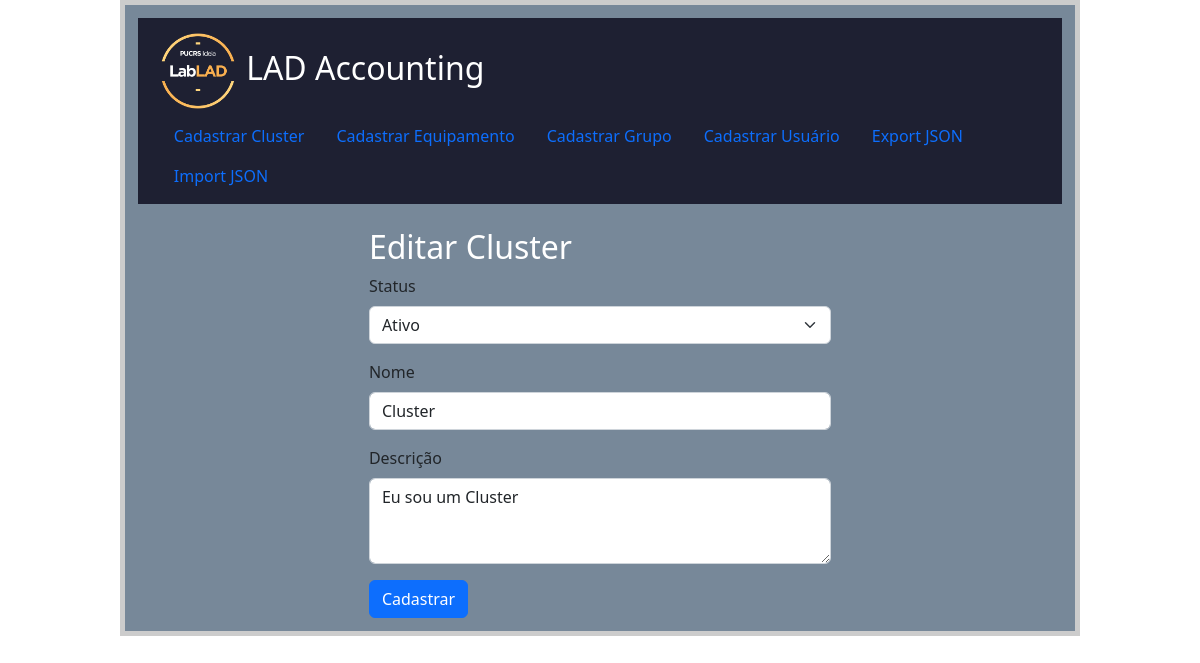
Screenshot of /cluster/Cluster with the database file from the repository.
### app.py (models this page shows)
class BaseModel(Model):
    class Meta:
        database = database

class Cluster(BaseModel):
    name = CharField(unique=True)
    description = TextField()
    date_beg = DateField()
    date_end = DateField()
    status = BooleanField()

### app.py (the view, shortened to what this page needs)
@app.route('/cluster/<clusterName>', methods=['GET', 'POST'])
def cluster(clusterName=None):
    msg=None
    if clusterName == 'cadastro':
        if request.method == 'POST' and request.form['cluster_name']:
            try:
                with database.atomic():
                    Cluster.create(
                        name=request.form['cluster_name'],
                        description=request.form['description'],
                        date_beg=datetime.now().strftime('%d-%m-%Y'),
                        date_end='',
                        status=True
                    )
                return redirect(url_for('homepage'))
            except IntegrityError:
                msg='Cluster já existe'
        return render_template('cluster.html', clusterName='cadastro', msg=msg)
    else:
        if clusterName:
            cluster = get_object_or_404(Cluster, Cluster.name == clusterName)
        return render_template('cluster.html', cluster=cluster, msg=msg)

### app.py (called while the page is built)
def get_object_or_404(model, *expressions):
    try:
        return model.get(*expressions)
    except model.DoesNotExist:
        abort(404)

@app.before_request
def before_request():
    g.db = database
    g.db.connect()

@app.after_request
def after_request(response):
    g.db.close()
    return response

### templates/cluster.html (shortened to what this page needs)
{% extends "layout.html" %}
{% block body %}
<div class="cadastro">
  {% if cluster %}
      <h2>Editar {{ cluster.name }}</h2>
  {% else %}
      <h2>Cadastrar cluster</h2>
  {% endif %}
  <form action="{% if cluster %} {{ url_for('cluster', clusterName=cluster.name) }} {% else %} {{ url_for('cluster', clusterName='cadastro') }} {% endif %}" method=post>
    <div class="mb-3">
      {% if cluster %}
        <label class="form-label">Status</label>
        <select class="mb-3 form-select" aria-label="Default select example" name="status">
            {% if cluster.status %}
              <option selected value="ativar">Ativo</option>
            {% else %}
              <option value="ativar">Ativo</option>
              <option selected value="desativar">Inativo</option>
            {% endif %}
        </select>
      {% endif %}
      <label class="form-label">Nome</label>
      <input type="text" class="mb-3 form-control" id="floatingInputInvalid" name=cluster_name value="{% if cluster %}{{ cluster.name }}{% endif %}">
      <label class="form-label">Descrição</label>
      <textarea class="form-control" id="exampleFormControlTextarea1" name=description rows="3">{% if cluster %}{{ cluster.description }}{% endif %}</textarea>
    </div>
    <button type="submit" class="btn btn-primary">Cadastrar</button>
  </form>
</div>
{% endblock %}

### static/style.css (style rules this page uses)
body { font-family: sans-serif; background: #eee; }
h2 { font-size: 1.2em; }
.cadastro { max-width: 50%; margin: auto; }

### static/homepage.css (style rules this page uses)
h2 { color: white; }

### rows the page displays
Cluster: name "Cluster", status "Ativo", cluster_name "Cluster", description "Eu sou um Cluster"
